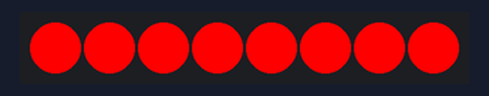
Simulated run of this sketch. Board: Arduino Uno, built with avr-gcc and run on an emulated ATmega328P. On the bench: 8 RGB LEDs in strip order, left to right.

Above: at 0.1 s.
At 1.1 s:
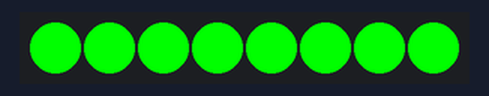
Timing chart, 0 to 130.0 s (numbered marks = the images above):
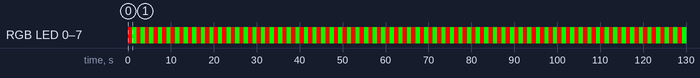

The sketch:

rgb_dec11a.ino
```cpp
#include <Adafruit_NeoPixel.h>
int led=4;//led=n
int pin=8;

Adafruit_NeoPixel glow(pin ,led,NEO_GRB + NEO_KHZ800);


void setup() {
  glow.begin();
  glow.show();

}

void loop() {


    for(int i=0;i<pin;i++){
       glow.setPixelColor(i, glow.Color(255,0,0));
    }
   glow.show();
    delay(1000);

for(int i=0;i<pin;i++){
       glow.setPixelColor(i, glow.Color(0,255,0));//gr
    }
   glow.show();
    delay(1000);


}
```

Measured:
- by itself, RGB LED 0–7: alternates RGB(255, 0, 0) for 1.0 s and RGB(0, 255, 0) for 1.0 s
